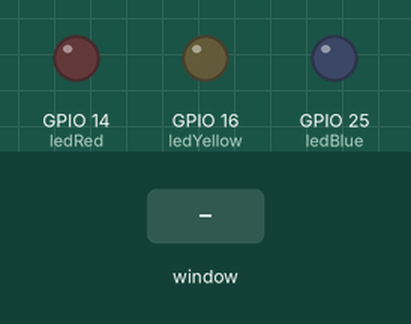
Recording of a program running on a simulated Raspberry Pi (BCM pin numbers). On the bench: output pins drawn as LEDs (lit = HIGH). The test bench sets the inputs (shaded band). The desktop window is not drawn, its controls go by their first labels and the mouse button is held 0.15 s. At 8.8 s the program stops and its outputs stay as they are.

Above: at 1.2 s.
1.3 s: control labelled "Turn Red LED On" in the window clicked
At 2.2 s:
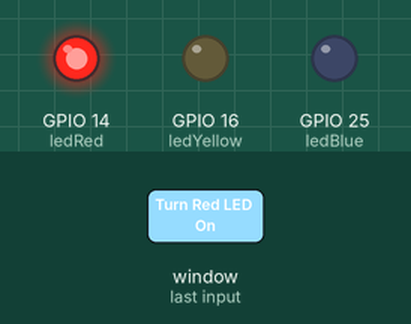
2.8 s: control labelled "Turn Yellow LED On" in the window clicked
At 3.3 s:
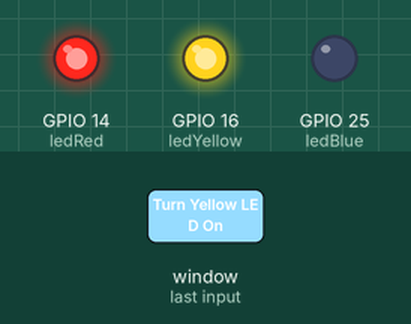
4.3 s: control labelled "Turn Blue LED On" in the window clicked
At 5.5 s:
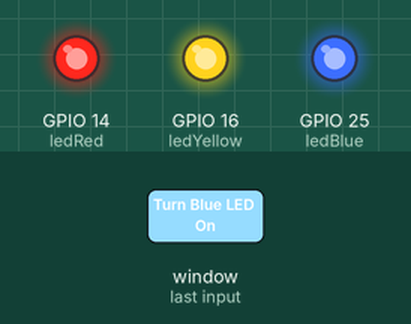
5.8 s: control labelled "Turn Red LED On" in the window clicked
At 6.8 s:
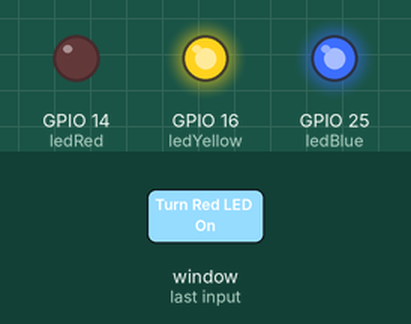
7.3 s: control labelled "Turn Yellow LED On" in the window clicked
At 8.0 s:
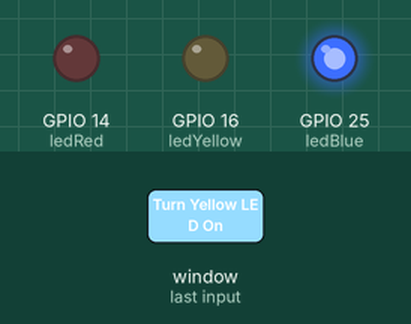
8.8 s: control labelled "EXIT" in the window clicked
At 9.1 s:
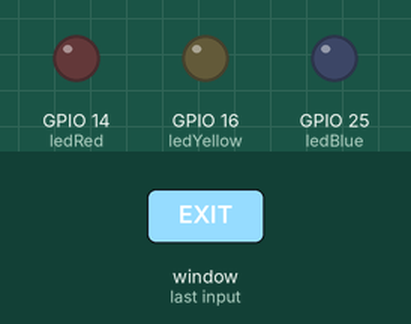
Timing chart, 0 to 10.3 s (numbered marks = the images above; inputs shaded):
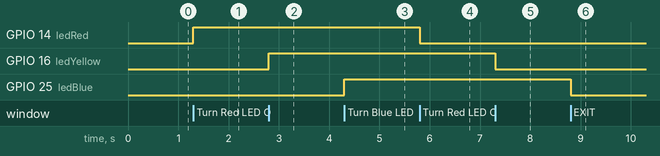

The program:

FirstGUI.py
```python
from tkinter import *
import tkinter.font
from gpiozero import LED
import RPi.GPIO
RPi.GPIO.setmode(RPi.GPIO.BCM)

###hardware
ledRed = LED(14)
ledYellow = LED(16)
ledBlue = LED(25)


##GUI DEFINITIONs
win = Tk()
win.title("LED GUI")
myFont = tkinter.font.Font(family = 'Helvetica', size = 12, weight = "bold")
##EVENT FUNCTIONS
def RedledToggle():
    if ledRed.is_lit:
        ledRed.off()
        ledButtonRed["text"] = "Turn RED LED on"
    else:
        ledRed.on()
        ledButtonRed["text"] = "Turn RED LED off"

def YellowledToggle():
    if ledYellow.is_lit:
        ledYellow.off()
        ledButtonYellow["text"] = "Turn Yellow LED on"
    else:
        ledYellow.on()
        ledButtonYellow["text"] = "Turn Yellow LED off"

def BlueledToggle():
    if ledBlue.is_lit:
        ledBlue.off()
        ledButtonBlue["text"] = "Turn Blue LED on"
    else:
        ledBlue.on()
        ledButtonBlue["text"] = "Turn Blue LED off"


def close():
    RPi.GPIO.cleanup()
    win.destroy()

###WIDGETS
ledButtonRed = Button(win, text = 'Turn Red LED On', font = myFont, command = RedledToggle, bg = 'Red', height = 1, width = 24)
ledButtonRed.grid(row = 0, column = 1)

ledButtonYellow = Button(win, text = 'Turn Yellow LED On', font = myFont, command = YellowledToggle, bg = 'Yellow', height = 1, width = 24)
ledButtonYellow.grid(row = 1, column = 1)

ledButtonBlue = Button(win, text = 'Turn Blue LED On', font = myFont, command = BlueledToggle, bg = 'Blue', height = 1, width = 24)
ledButtonBlue.grid(row = 2, column = 1)

exitButton = Button(win, text = 'EXIT', font = myFont, command = close, bg = 'white', height = 1, width = 3)
exitButton.grid(row = 3, column = 1)


win.protocol("WM_DELETE_WINDOW", close) ##exit using the exit icon
win.mainloop() #for looping forever
```

Measured:
- after the input at 1.3 s, GPIO 14 (ledRed): LOW → HIGH at once
- after the input at 2.8 s, GPIO 16 (ledYellow): LOW → HIGH at once
- after the input at 4.3 s, GPIO 25 (ledBlue): LOW → HIGH at once
- after the input at 5.8 s, GPIO 14 (ledRed): HIGH → LOW at once
- after the input at 7.3 s, GPIO 16 (ledYellow): HIGH → LOW at once
- after the input at 8.8 s, GPIO 25 (ledBlue): HIGH → LOW at once
